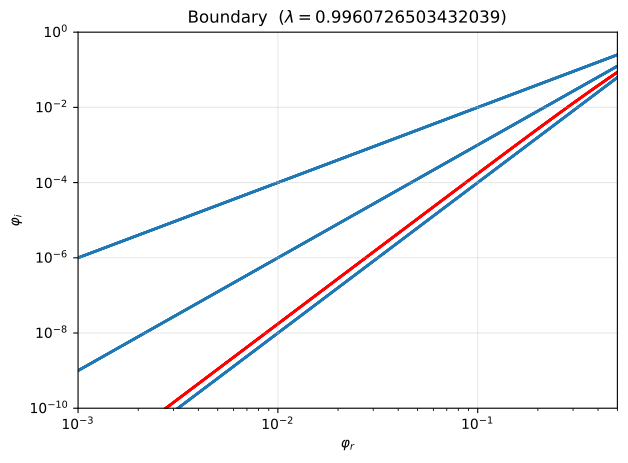

Write the Python code that produced this figure.
import sys
sys.path.append('cqToolbox')

import numpy as np
import math
from linearcq import Conv_Operator

## Creating right-hand side
T=5
# Hyperbolic kernel
#Ks = lambda s: s
Ks = lambda s: s/(1-np.exp(-s))
def freq_der(s,b):
	return Ks(s)*b
	#return s**(-1)*b

N=512*2**3

ScatOperator=Conv_Operator(freq_der,order=1)
L,dt,tol,lam = ScatOperator.get_integration_parameters(N,T)

def expr(phi_r, phi_i):
    return (1.5
            - 2 * lam * np.cos(phi_r) * np.exp(-phi_i)
            + 0.5 * lam**2 * np.cos(2 * phi_r) * np.exp(-2 * phi_i))
 
# Solve expr = 0 analytically as quadratic in u = exp(-phi_i):
#   0.5*lam^2*cos(2*phi_r)*u^2 - 2*lam*cos(phi_r)*u + 1.5 = 0
phi_r_arr = 0.9**np.linspace(0, 100, 4000)
a_arr = 0.5 * lam**2 * np.cos(2 * phi_r_arr)
b_arr = -2 * lam * np.cos(phi_r_arr)
disc_arr = b_arr**2 - 4 * a_arr * 1.5
sqrt_disc = np.sqrt(np.maximum(disc_arr, 0.0))

with np.errstate(divide='ignore', invalid='ignore'):
    u1 = (-b_arr + sqrt_disc) / (2 * a_arr)
    u2 = (-b_arr - sqrt_disc) / (2 * a_arr)

phi_i1 = np.where((u1 > 0) & np.isfinite(u1), -np.log(u1), np.nan)
phi_i2 = np.where((u2 > 0) & np.isfinite(u2), -np.log(u2), np.nan)

import matplotlib.pyplot as plt
plt.figure()
plt.scatter(phi_r_arr, phi_r_arr**2, s=1, color='C0')
plt.scatter(phi_r_arr, phi_r_arr**3, s=1, color='C0')
plt.scatter(phi_r_arr, phi_r_arr**4, s=1, color='C0')

all_phi_i = np.concatenate([phi_i1[np.isfinite(phi_i1)], phi_i2[np.isfinite(phi_i2)]])
global_shift = np.min(-all_phi_i)
for phi_i_branch in [phi_i1, phi_i2]:
    mask = np.isfinite(phi_i_branch)
    plt.scatter(phi_r_arr[mask], 7 * ((-phi_i_branch[mask]) - global_shift), s=1, color='red')
plt.xscale('log')
plt.yscale('log')
plt.xlim([1e-3,0.5])
plt.ylim([1e-10,1])
plt.xlabel(r'$\varphi_r$')
plt.ylabel(r'$\varphi_i$')
plt.title(rf'Boundary  ($\lambda={lam}$)')
plt.grid(True, alpha=0.3)
plt.tight_layout()

plt.savefig('domain_analyticity.pdf', bbox_inches='tight', dpi=300)
